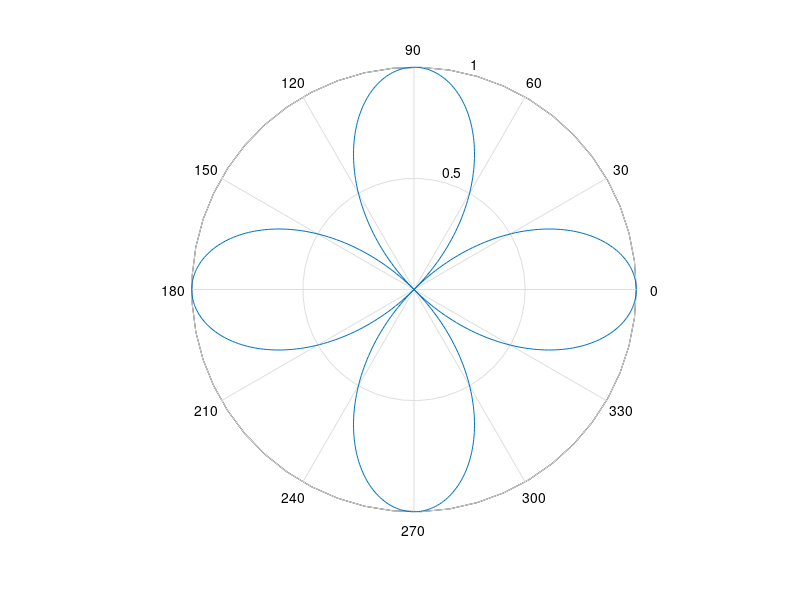
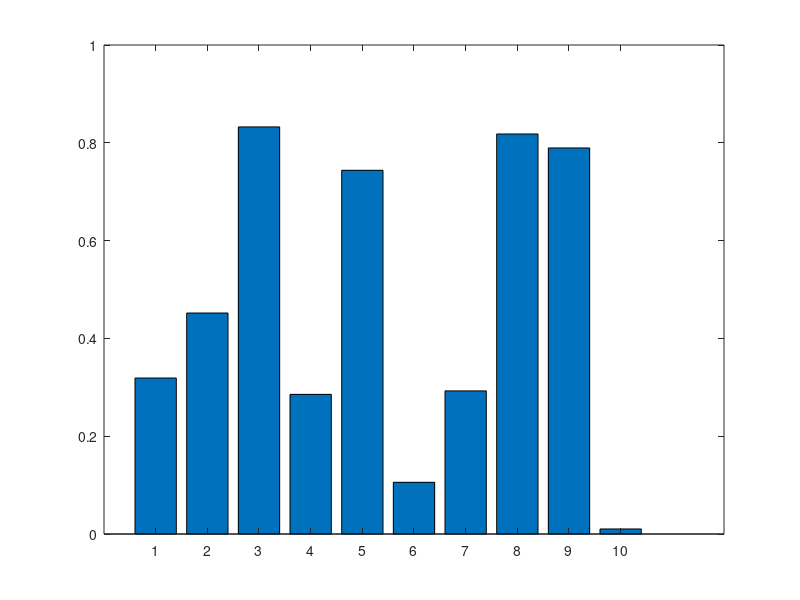
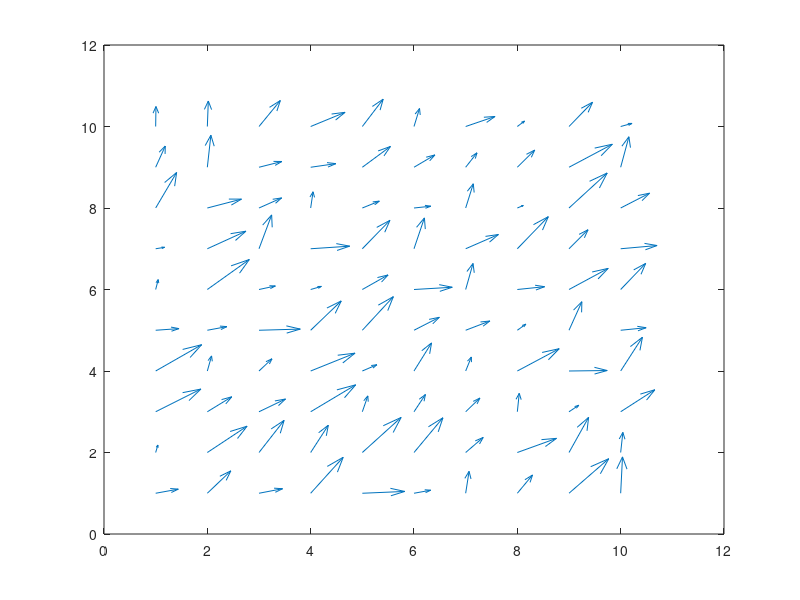
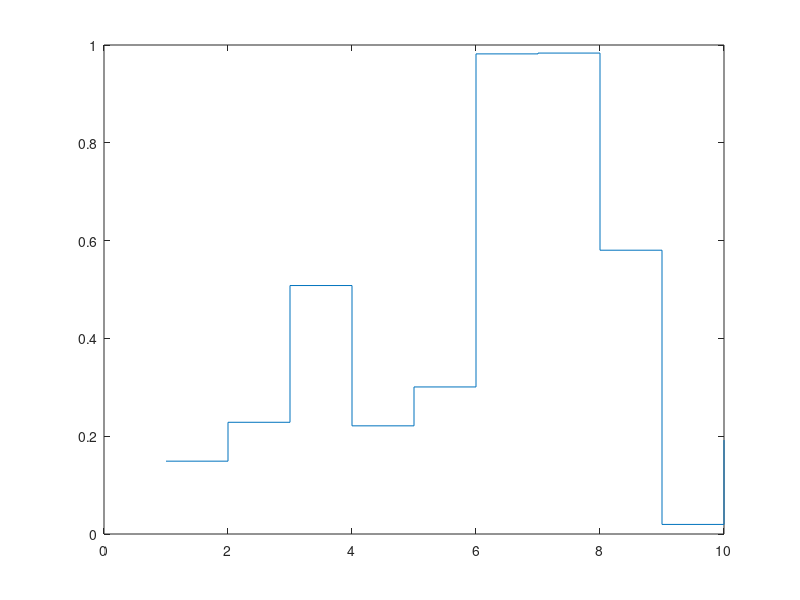

Here is the MATLAB script that generated these plots, in order:
polar(0:0.01:2*pi,cos((0:0.01:2*pi)*2))
figure
bar(1:10,rand(1,10));
figure
[X,Y]=meshgrid(1:10,1:10);
quiver(X,Y,rand(10),rand(10));
figure
stairs(1:10,rand(1,10));
figure
fill([0 1 0.5],[0 0 1],'r');
doc specgraph